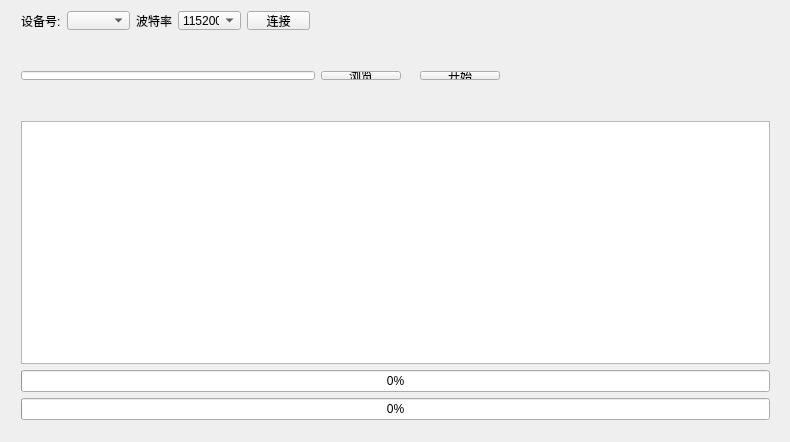
<?xml version="1.0" encoding="UTF-8"?>
<ui version="4.0">
 <class>Widget</class>
 <widget class="QWidget" name="Widget">
  <property name="enabled">
   <bool>true</bool>
  </property>
  <property name="geometry">
   <rect>
    <x>0</x>
    <y>0</y>
    <width>790</width>
    <height>442</height>
   </rect>
  </property>
  <property name="sizePolicy">
   <sizepolicy hsizetype="Fixed" vsizetype="Fixed">
    <horstretch>0</horstretch>
    <verstretch>0</verstretch>
   </sizepolicy>
  </property>
  <property name="minimumSize">
   <size>
    <width>790</width>
    <height>442</height>
   </size>
  </property>
  <property name="maximumSize">
   <size>
    <width>790</width>
    <height>442</height>
   </size>
  </property>
  <property name="windowTitle">
   <string>Widget</string>
  </property>
  <widget class="QWidget" name="horizontalLayoutWidget_2">
   <property name="geometry">
    <rect>
     <x>10</x>
     <y>0</y>
     <width>310</width>
     <height>41</height>
    </rect>
   </property>
   <layout class="QHBoxLayout" name="horizontalLayout_2">
    <item>
     <widget class="QLabel" name="labelCom">
      <property name="text">
       <string>设备号:</string>
      </property>
     </widget>
    </item>
    <item>
     <widget class="QComboBox" name="comboBoxCom"/>
    </item>
    <item>
     <widget class="QLabel" name="labelRate">
      <property name="text">
       <string>波特率</string>
      </property>
     </widget>
    </item>
    <item>
     <widget class="QComboBox" name="comboBoxRate">
      <item>
       <property name="text">
        <string>115200</string>
       </property>
      </item>
      <item>
       <property name="text">
        <string>38400</string>
       </property>
      </item>
      <item>
       <property name="text">
        <string>9600</string>
       </property>
      </item>
     </widget>
    </item>
    <item>
     <widget class="QPushButton" name="pushButtonConnect">
      <property name="text">
       <string>连接</string>
      </property>
     </widget>
    </item>
   </layout>
  </widget>
  <widget class="QWidget" name="horizontalLayoutWidget">
   <property name="geometry">
    <rect>
     <x>10</x>
     <y>60</y>
     <width>501</width>
     <height>31</height>
    </rect>
   </property>
   <layout class="QHBoxLayout" name="horizontalLayout">
    <item>
     <widget class="QLineEdit" name="lineEdit"/>
    </item>
    <item>
     <widget class="QPushButton" name="pushButtonOpenFile">
      <property name="text">
       <string>浏览</string>
      </property>
     </widget>
    </item>
    <item>
     <widget class="QLabel" name="label">
      <property name="text">
       <string/>
      </property>
     </widget>
    </item>
    <item>
     <widget class="QPushButton" name="pushButtonStart">
      <property name="text">
       <string>开始</string>
      </property>
     </widget>
    </item>
   </layout>
  </widget>
  <widget class="QWidget" name="verticalLayoutWidget">
   <property name="geometry">
    <rect>
     <x>10</x>
     <y>110</y>
     <width>771</width>
     <height>321</height>
    </rect>
   </property>
   <layout class="QVBoxLayout" name="verticalLayout">
    <item>
     <widget class="QTextBrowser" name="textBrowser">
      <property name="sizePolicy">
       <sizepolicy hsizetype="Expanding" vsizetype="Expanding">
        <horstretch>0</horstretch>
        <verstretch>0</verstretch>
       </sizepolicy>
      </property>
     </widget>
    </item>
    <item>
     <widget class="QProgressBar" name="progressBar">
      <property name="value">
       <number>0</number>
      </property>
     </widget>
    </item>
    <item>
     <widget class="QProgressBar" name="progressBar_2">
      <property name="value">
       <number>0</number>
      </property>
     </widget>
    </item>
   </layout>
  </widget>
  <widget class="QLabel" name="label_2">
   <property name="geometry">
    <rect>
     <x>540</x>
     <y>70</y>
     <width>231</width>
     <height>21</height>
    </rect>
   </property>
   <property name="text">
    <string/>
   </property>
  </widget>
 </widget>
 <layoutdefault spacing="6" margin="11"/>
 <resources/>
 <connections/>
</ui>
